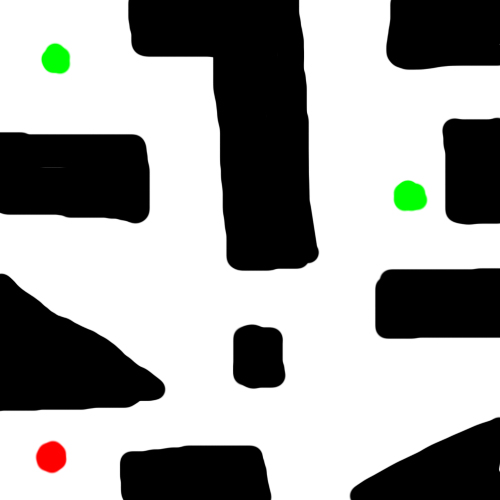
#> input picture Images/lab1.bmp, 500 x 500 px, found by its file name
$ python main.py
#> lines starting #> are read from the running program, lines starting #| are printed output that depends on the picture
### AILib.py
'''
Universidad del Valle de Guatemala
Inteligencia Artificial
Laboratorio 1
Autor: Jorge Caballeros Perez
Purpose: Create an AI that can solve a labrynth using BFS, DFS, and Euristics
'''

from PIL import Image
import numpy as np
import random
from framework import GraphSearch


class AIL():
    # Initializer of the AIL object
    def __init__(self, path):
        # Image
#> called with path = 'Images\\lab1.bmp'
        self.PATH = path
        self.image = self.checkImage(path)
#> in checkImage, im is the input picture: PIL image 500x500 RGB; mean R, G, B 157.7, 158.4, 156.9
        self.pixel_coords = self.image.load()
        # Image height and width
        self.height, self.width = self.image.size
#> self.height = 500; self.width = 500

        # Mapped Tile lists
        self.path_tiles = []
        self.wall_tiles = []
        self.green_tiles = []
        self.red_tiles = []
        # Initialize an empty matrix with the defined size
        self.matrix = []

        # Tile size
        '''
        NOTE:   play with the tile size if the border density is too big, the lower the size,
                the better the image quality, but this affects performance a lot.
        '''
        self.tile_width = 10
        self.tile_height = 10
        # Correct the image to tiles
        self.genTiles(self.tile_width, self.tile_height)
        self.start = self.get_start()
        self.end = self.get_end()

        # Start the AI
        gs = GraphSearch()
        path = gs.dfs(self.matrix, self.start, self.end)
        print(path)
        # print(max(path, key=lambda tup: tup[0]))
        # print(max(path, key=lambda tup: tup[1]))
        # self.paintPath(path)

    # Map the image by tiles and return the resulting image

    def genTiles(self, tile_width, tile_height):

        # Specify the size of the tiles
#> called with tile_width = 10, tile_height = 10
        self.tile_size = (tile_width, tile_height)
        # Calculate the number of tiles
        n_tiles = (self.image.width //
                   self.tile_size[0] + 1, self.image.height // self.tile_size[1] + 1)
#> n_tiles = (51, 51)

        self.matrix = [[0 for x in range((n_tiles[0]*10)-9)]
                       for y in range((n_tiles[1]*10)-9)]

        for i in range(n_tiles[0]):
            for j in range(n_tiles[1]):
                x = i * self.tile_size[0]
                y = j * self.tile_size[1]
                tile = self.image.crop(
                    (x, y, x + self.tile_size[0], y + self.tile_size[1]))
                pixels = tile.getdata()

                # Number of pixels of each color by tile
                pixel_colors = np.array([self.get_color(pixel)
                                        for pixel in pixels])
                red_pixels = np.count_nonzero(pixel_colors == 'red')
                green_pixels = np.count_nonzero(pixel_colors == 'green')
                black_pixels = np.count_nonzero(pixel_colors == 'black')
                # total pixels
                total_pixels = len(pixels)
                # Percentage of color of pixels by tile
                black_percent = black_pixels / total_pixels
                green_percent = green_pixels / total_pixels
                red_percent = red_pixels / total_pixels

                # If tile is black
                if black_percent > 0.9:
                    tile = Image.new('RGB', self.tile_size, (0, 0, 0))
                    self.matrix[x][y] = 1
                    # Map the tile to: (x cord, y cord)
                    self.wall_tiles.append((x, y))
                    self.path_tiles.append((x, y))
                # If tile is green
                elif green_percent > 0.9:
                    self.matrix[x][y] = 0
                    tile = Image.new('RGB', self.tile_size, (0, 255, 0))
                    # Map the tile to: (x cord, y cord)
                    self.green_tiles.append((x, y))
                    self.path_tiles.append((x, y))
                # If tile is red
                elif red_percent > 0.9:
                    self.matrix[x][y] = 0
                    tile = Image.new('RGB', self.tile_size, (255, 0, 0))
                    # Map the tile to: (x cord, y cord)
                    self.red_tiles.append((x, y))
                    self.path_tiles.append((x, y))

                # If tile is white
                else:
                    self.matrix[x][y] = 0
                    self.path_tiles.append((x, y))
                    tile = Image.new('RGB', self.tile_size, (255, 255, 255))

                self.image.paste(tile, (x, y))
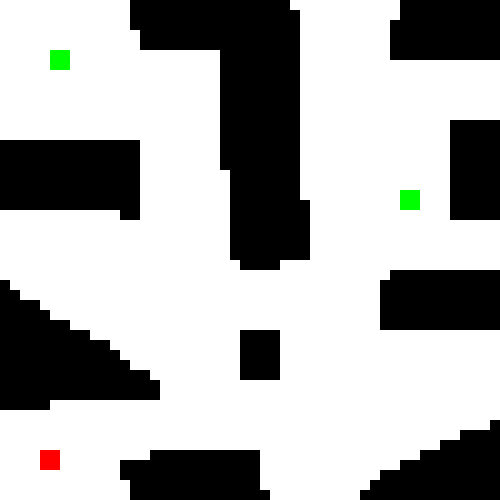
#> self.image: PIL image 500x500 RGB; mean R, G, B 172, 172.4, 171.6

    # Function to check if image is valid bmp format if not convert it to bmp

    def checkImage(self, path):
        newPath = ''
        im = Image.open(path)
        if ".bmp" not in path:
            with Image.open(path) as im:
                im.convert("1")
                if 'png' in path:
                    newPath = path.replace('png', 'bmp')
                    im.save(''+newPath)
                elif 'jpg' in path:
                    newPath = im.save(path.replace('jpg', 'bmp'))
                    im.save(newPath)
                if path != newPath:
                    im = Image.open(newPath)
        return im

    # simple use of the save function to output the image on the desired folder
    def imageFinish(self):
        self.image.save('output/Result.bmp')

    # Gets the color from the pixel range in a general range
    def get_color(self, color):
        r, g, b = color
        if g < r/2 and b < r/2:
            return "red"
        elif r < g/2 and b < g/2:
            return "green"
        elif r < b/2 and g < b/2:
            return "blue"
        elif r < 50 and g < 50 and b < 50:
            return 'black'
        elif r < 200 and g < 200 and b < 200:
            return 'white'

    # paint the path tiles
    # [4 lines left out: function paintPath, not called in this run]

    def get_start(self):
        start = self.green_tiles
        return start[random.randint(0, len(start)-1)]

    def get_end(self):
        end = self.red_tiles
        return end[random.randint(0, len(end)-1)]

### framework.py
from abc import ABC, abstractmethod
from nodes import nodes

from collections import deque


class framework(ABC):
    @abstractmethod
    def __init__(self, matrix):
        pass

    # @abstractmethod
    # def find_start(self):
    #     pass

    # @abstractmethod
    # def actions(self, state):
    #     pass

    # @abstractmethod
    # def result(self, state, action):
    #     pass

    # @abstractmethod
    # def goalTest(self, state):
    #     pass

    # @abstractmethod
    # def stepCost(self, state, action):
    #     pass

    # @abstractmethod
    # def pathCost(self, path, begin, end):
    #     pass


class GraphSearch:
    def dfs(self, matrix, start, end):
#> called with start = (410, 190), end = (50, 460)
        rows, cols = len(matrix), len(matrix[0])
        visited = set()
        stack = [start]
        path = []
        while stack:
            curr = stack.pop()
            path.append(curr)
            if curr == end:
                return path
            visited.add(curr)
            row, col = curr
            neighbors = [(row - 1, col), (row + 1, col),
                         (row, col - 1), (row, col + 1)]
            for neighbor in neighbors:
                r, c = neighbor
                if 0 <= r < rows and 0 <= c < cols and neighbor not in visited and matrix[r][c] != "#":
                    stack.append(neighbor)
        return None

    def find_path(self, start, end):
        pass

    def actions(self, state):
        pass

    def result(self, state, action):
        pass

    def goalTest(self, state):
        pass

    def stepCost(self, state, action):
        pass

    def pathCost(self, path, begin, end):
        pass

### main.py
from AILib import AIL

# TODO change this to input
path = "Images\\lab1.bmp"
im = AIL(path)
#> (printed output is left out)
im.imageFinish()
